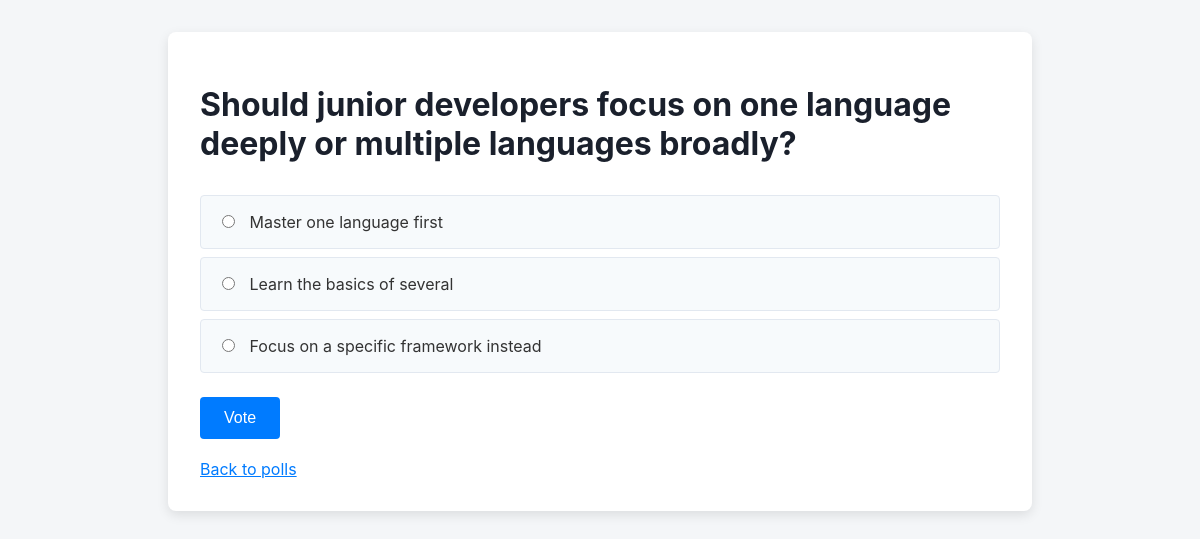
Page /polls/9/ on the committed database.
### polls/models.py (models this page shows, shortened)
class Question(models.Model):
    question_text = models.CharField(max_length=200)
    pub_date = models.DateTimeField("date published")

class Choice(models.Model):
    question = models.ForeignKey(Question, on_delete=models.CASCADE)
    choice_text = models.CharField(max_length=200)
    votes = models.IntegerField(default=0)

### polls/views.py (the view)
# urls.py: path("<int:pk>/", views.DetailView.as_view(), name="detail"),
class DetailView(generic.DetailView):
    model = Question
    template_name = "polls/detail.html"

### polls/templates/polls/detail.html (shortened to what this page needs)
<!DOCTYPE html>
<html lang="en">
<head>
</head>
<body>
    <div class="container">
        <h1>{{ question.question_text }}</h1>
        <form action="{% url 'polls:vote' question.id %}" method="post">
        {% for choice in question.choice_set.all %}
            <label class="choice-label">
                <input type="radio" name="choice" id="choice{{ forloop.counter }}" value="{{ choice.id }}">
                {{ choice.choice_text }}
            </label>
        {% endfor %}
        <input type="submit" value="Vote" class="vote-button">
        </form>
        <br>
        <a href="{% url 'polls:index' %}">Back to polls</a>
    </div>
</body>
</html>

### polls/templates/polls/detail.html (style rules this page uses)
body { font-family: -apple-system, BlinkMacSystemFont, "Segoe UI", Roboto, Helvetica, Arial, sans-serif; background-color: #f4f6f8; color: #333; margin: 0; padding: 2rem; }
.container { max-width: 800px; margin: auto; background: white; padding: 2rem; border-radius: 8px; box-shadow: 0 4px 12px rgba(0,0,0,0.1); }
h1 { color: #1a202c; margin-bottom: 2rem; }
.choice-label { display: block; background-color: #f7fafc; border: 1px solid #e2e8f0; padding: 1rem; margin-bottom: 0.5rem; border-radius: 4px; cursor: pointer; }
input[type="radio"] { margin-right: 10px; }
.vote-button { background-color: #007bff; color: white; border: none; padding: 0.75rem 1.5rem; font-size: 1rem; border-radius: 4px; cursor: pointer; margin-top: 1rem; }
a { color: #007bff; }

### rows in the picture
Question: question_text "Should junior developers focus on one language deeply or multiple languages broadly?"
Choice: choice_text "Master one language first"
Choice: choice_text "Learn the basics of several"
Choice: choice_text "Focus on a specific framework instead"
